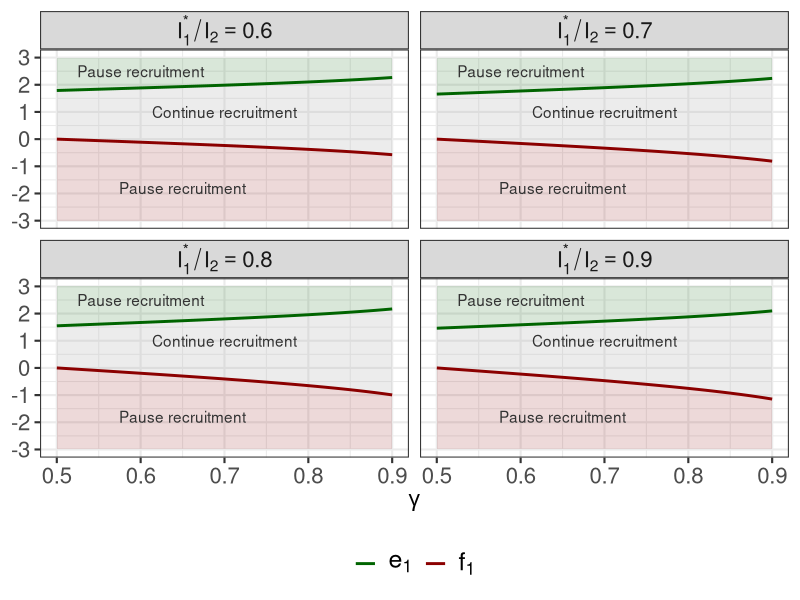
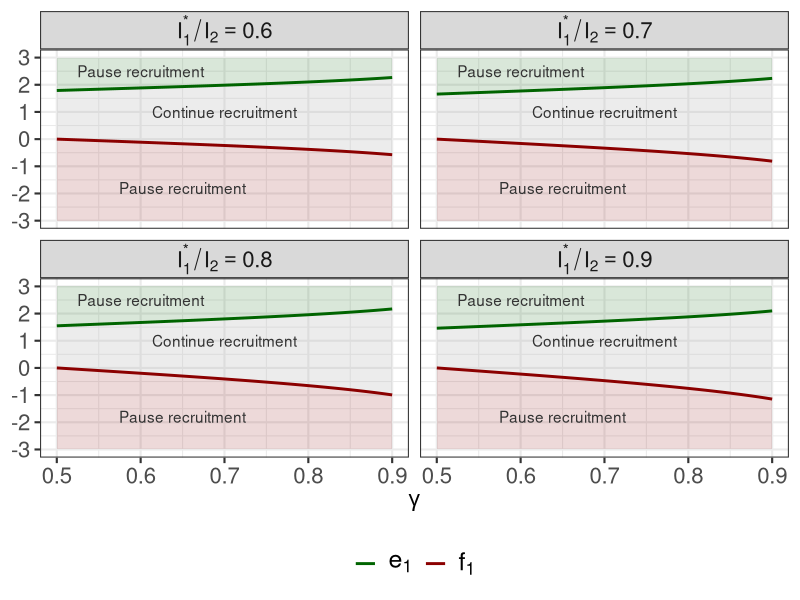

R code for these plots, in order:
# This script reproduces Figure 4 of the PhD thesis.

# install.packages("ggplot2")
library(ggplot2)

# Parameter settings ------------------------------------------------------

I1 <- 0.5
I2 <- 1

I1_tilde_star <- seq(0.1, 0.4, 0.1)
gamma <- seq(0.5, 0.9, 0.01)

f1_star <- 0
d1_star <- 1.96


# Create parameter grid --------------------------------------------------

df <- expand.grid(
  I1_tilde_star = I1_tilde_star,
  gamma = gamma
)

df$I1 <- I1
df$I2 <- I2
df$I1_star <- df$I1_tilde_star + df$I1
df$f1_star <- f1_star
df$d1_star <- d1_star


# Compute boundaries -----------------------------------------------------

df$f1 <- (
  df$f1_star * sqrt(df$I1_star / df$I1_tilde_star) -
    qnorm(df$gamma)
) * sqrt(df$I1_tilde_star / df$I1)

df$e1 <- (
  df$d1_star * sqrt(df$I1_star / df$I1_tilde_star) -
    qnorm(1 - df$gamma)
) * (
  sqrt(df$I1 / df$I1_tilde_star) +
    sqrt(df$I1_tilde_star / df$I1)
)^(-1)


# Create Figure 4 --------------------------------------------------------

ggplot(df, aes(x = gamma)) +
  geom_ribbon(
    aes(ymin = f1, ymax = e1),
    fill = "grey70",
    alpha = 0.25
  ) +
  geom_ribbon(
    aes(ymin = e1, ymax = 3),
    fill = "darkgreen",
    alpha = 0.15
  ) +
  geom_ribbon(
    aes(ymin = -3, ymax = f1),
    fill = "darkred",
    alpha = 0.15
  ) +
  geom_line(
    aes(y = f1, color = "f1"),
    linewidth = 1
  ) +
  geom_line(
    aes(y = e1, color = "e1"),
    linewidth = 1
  ) +
  facet_wrap(
    ~ I1_star,
    labeller = as_labeller(
      function(x) paste0("I[1]^'*'/I[2] == ", x),
      label_parsed
    )
  ) +
  scale_color_manual(
    values = c(
      "f1" = "darkred",
      "e1" = "darkgreen"
    ),
    labels = c(
      "f1" = expression(f[1]),
      "e1" = expression(e[1])
    )
  ) +
  scale_y_continuous(
    limits = c(-3, 3),
    breaks = seq(-3, 3, 1)
  ) +
  labs(
    x = expression(gamma),
    y = NULL,
    color = NULL
  ) +
  annotate(
    "text",
    x = 0.60,
    y = 2.50,
    label = "Pause recruitment",
    color = "grey20"
  ) +
  annotate(
    "text",
    x = 0.65,
    y = -1.80,
    label = "Pause recruitment",
    color = "grey20"
  ) +
  annotate(
    "text",
    x = 0.70,
    y = 1.00,
    label = "Continue recruitment",
    color = "grey20"
  ) +
  theme_bw(base_size = 16) +
  theme(
    strip.text = element_text(
      size = 16,
      margin = margin(t = 1, b = 1)
    ),
    axis.title = element_text(size = 16),
    axis.text = element_text(size = 16),
    legend.position = "bottom",
    legend.text = element_text(size = 18),
    legend.title = element_blank()
  )

# Save Figure 4 ----------------------------------------------------------

ggsave(
  filename = "Figure_4.pdf",
  plot = last_plot(),
  width = 11,
  height = 7,
  units = "in"
)
